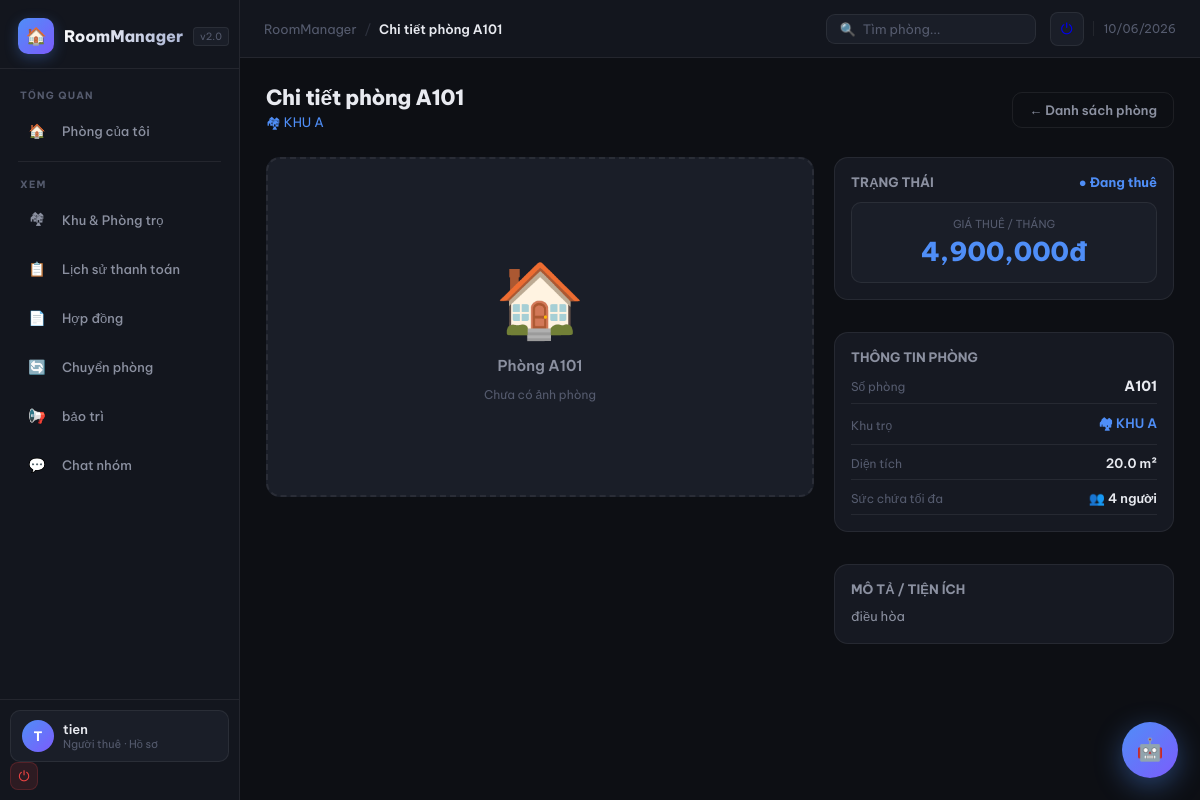
The app's page /index.php?controller=user&action=chiTietPhong&id=2 (signed in) with its own data.
### tables this page shows
CREATE TABLE `phong` (
  `id` int(11) NOT NULL,
  `khu_id` int(11) DEFAULT NULL,
  `so_phong` varchar(50) NOT NULL,
  `gia` decimal(12,2) NOT NULL,
  `dien_tich` decimal(6,2) DEFAULT 0.00,
  `so_nguoi` int(11) DEFAULT 4 COMMENT 'Sức chứa tối đa',
  `so_nguoi_hien_tai` int(11) DEFAULT 0,
  `mo_ta` text DEFAULT NULL,
  `anh_phong` varchar(255) DEFAULT '',
  `trang_thai` enum('trong','dang_thue','bao_tri') DEFAULT 'trong'
);

CREATE TABLE `khu_tro` (
  `id` int(11) NOT NULL,
  `ten_khu` varchar(100) NOT NULL,
  `ma_khu` varchar(10) NOT NULL,
  `dia_chi` text DEFAULT NULL,
  `mo_ta` text DEFAULT NULL,
  `quan_ly_id` int(11) DEFAULT NULL
);

### app/Controllers/UserController.php (called while the page is built, shortened)
<?php
class UserController {
    public function chiTietPhong() {
        $id = (int)($_GET['id'] ?? 0);
        $phongModel = new PhongModel();
        $phong = $phongModel->getById($id);
        $title = 'Chi tiết phòng ' . $phong['so_phong'];
        require 'app/Views/User/chi_tiet_phong.php';
    }
}

### index.php (called while the page is built, shortened)
<?php
require_once 'autoload.php';
$action     = $_GET['action']     ?? 'login';
$obj   = new $class();
$obj->$action();

### autoload.php (called while the page is built, shortened)
<?php
spl_autoload_register(function ($class) {
    $paths = [
        __DIR__ . '/app/Controllers/' . $class . '.php',
        __DIR__ . '/app/Models/'      . $class . '.php',
        __DIR__ . '/config/'          . $class . '.php',
    ];
    foreach ($paths as $path) {
        if (file_exists($path)) {
            return;
        }
    }
});

### config/database.php (called while the page is built, shortened)
<?php
class Database {
    private static $instance = null;
    public static function getInstance(): PDO {
        if (self::$instance === null) {
            try {
                self::$instance = new PDO(
                    "mysql:host=localhost;dbname=ql_phong_tro;charset=utf8mb4",
                    'root', '',
                    [PDO::ATTR_ERRMODE => PDO::ERRMODE_EXCEPTION,
                     PDO::ATTR_DEFAULT_FETCH_MODE => PDO::FETCH_ASSOC]
                );
            } catch (PDOException $e) {
                die("Lỗi kết nối CSDL: " . $e->getMessage());
            }
        }
        return self::$instance;
    }
}

### app/Models/PhongModel.php (called while the page is built, shortened)
<?php
class PhongModel {
    private PDO $db;
    public function __construct() { $this->db = Database::getInstance(); }
    public function getById(int $id): array|false {
        $s = $this->db->prepare(
            "SELECT p.*, k.ten_khu FROM phong p
             LEFT JOIN khu_tro k ON p.khu_id=k.id WHERE p.id=?"
        );
        $s->execute([$id]);
        return $s->fetch();
    }
}

### app/Views/User/chi_tiet_phong.php (the view, shortened to what this page needs)
<?php require_once 'app/Views/Layouts/header.php'; ?>
<?php
$anhList = [];
if (!empty($phong['anh_phong'])) {
    $anhList = normalize_room_images($phong['anh_phong']);
}
$trangThaiLabel = ['trong'=>'Còn trống','dang_thue'=>'Đang thuê','bao_tri'=>'Bảo trì'];
$trangThaiColor = ['trong'=>'var(--green)','dang_thue'=>'var(--accent)','bao_tri'=>'var(--amber,#f59e0b)'];
$tt = $phong['trang_thai'] ?? 'trong';
?>
<div class="page-header">
  <div class="page-title">
    <h1>Chi tiết phòng <?= htmlspecialchars($phong['so_phong']) ?></h1>
    <?php if(!empty($phong['ten_khu'])): ?>
    <p style="color:var(--accent);">🏘 <?= htmlspecialchars($phong['ten_khu']) ?></p>
    <?php endif; ?>
  </div>
  <a href="index.php?controller=user&action=phong" class="btn btn-outline">← Danh sách phòng</a>
</div>
<div style="display:grid;grid-template-columns:1fr 340px;gap:20px;align-items:start;">
  <div>
    <?php if(!empty($anhList)): ?>
    <div style="border-radius:14px;overflow:hidden;border:1px solid var(--border);background:var(--bg3);margin-bottom:12px;cursor:zoom-in;"
         onclick="openModal(0)">
      <img id="mainImg" src="<?= htmlspecialchars($anhList[0]) ?>"
           style="width:100%;height:340px;object-fit:cover;display:block;"
           onerror="this.src='';this.parentElement.style.display='none'"/>
    </div>
    <?php if(count($anhList) > 1): ?>
    <div style="display:flex;gap:8px;flex-wrap:wrap;">
      <?php foreach($anhList as $idx => $src): ?>
      <img src="<?= htmlspecialchars($src) ?>"
           id="thumb-<?= $idx ?>"
           onclick="switchImg(<?= $idx ?>, '<?= htmlspecialchars($src, ENT_QUOTES) ?>')"
           style="width:80px;height:60px;object-fit:cover;border-radius:8px;border:2px solid <?= $idx===0?'var(--accent)':'var(--border)' ?>;cursor:pointer;transition:border-color .2s;"
           onerror="this.style.display='none'"/>
      <?php endforeach; ?>
    </div>
    <?php endif; ?>
    <?php else: ?>
    <div style="height:340px;border-radius:14px;border:2px dashed var(--border);background:var(--bg3);display:flex;flex-direction:column;align-items:center;justify-content:center;color:var(--text3);gap:12px;">
      <span style="font-size:72px;">🏠</span>
      <span style="font-size:15px;font-weight:600;color:var(--text2);">Phòng <?= htmlspecialchars($phong['so_phong']) ?></span>
      <span style="font-size:12px;">Chưa có ảnh phòng</span>
    </div>
    <?php endif; ?>
  </div>
  <div style="display:flex;flex-direction:column;gap:14px;">
    <div class="card" style="padding:16px;">
      <div style="display:flex;align-items:center;justify-content:space-between;margin-bottom:12px;">
        <span style="font-size:13px;font-weight:700;color:var(--text2);">TRẠNG THÁI</span>
        <span style="font-size:13px;font-weight:700;color:<?= $trangThaiColor[$tt] ?? 'var(--text)' ?>;">
          ● <?= $trangThaiLabel[$tt] ?? $tt ?>
        </span>
      </div>
      <div style="text-align:center;padding:14px;background:var(--bg3);border-radius:10px;border:1px solid var(--border);">
        <div style="font-size:11px;color:var(--text3);margin-bottom:4px;">GIÁ THUÊ / THÁNG</div>
        <div style="font-size:26px;font-weight:800;color:var(--accent);">
          <?= number_format($phong['gia']) ?>đ
        </div>
      </div>
    </div>
    <div class="card" style="padding:16px;">
      <div style="font-size:13px;font-weight:700;color:var(--text2);margin-bottom:12px;">THÔNG TIN PHÒNG</div>
      <div style="display:flex;flex-direction:column;gap:10px;">
        <div style="display:flex;justify-content:space-between;align-items:center;padding-bottom:8px;border-bottom:1px solid var(--border);">
          <span style="font-size:12px;color:var(--text3);">Số phòng</span>
          <span style="font-size:14px;font-weight:700;color:var(--text);"><?= htmlspecialchars($phong['so_phong']) ?></span>
        </div>
        <?php if(!empty($phong['ten_khu'])): ?>
        <div style="display:flex;justify-content:space-between;align-items:center;padding-bottom:8px;border-bottom:1px solid var(--border);">
          <span style="font-size:12px;color:var(--text3);">Khu trọ</span>
          <span style="font-size:13px;font-weight:600;color:var(--accent);">🏘 <?= htmlspecialchars($phong['ten_khu']) ?></span>
        </div>
        <?php endif; ?>
        <div style="display:flex;justify-content:space-between;align-items:center;padding-bottom:8px;border-bottom:1px solid var(--border);">
          <span style="font-size:12px;color:var(--text3);">Diện tích</span>
          <span style="font-size:13px;font-weight:600;color:var(--text);"><?= $phong['dien_tich'] ? number_format($phong['dien_tich'],1).' m²' : '—' ?></span>
        </div>
        <div style="display:flex;justify-content:space-between;align-items:center;padding-bottom:8px;border-bottom:1px solid var(--border);">
          <span style="font-size:12px;color:var(--text3);">Sức chứa tối đa</span>
          <span style="font-size:13px;font-weight:600;color:var(--text);">👥 <?= $phong['so_nguoi'] ?? 1 ?> người</span>
        </div>
      </div>
    </div>
    <?php if(!empty($phong['mo_ta'])): ?>
    <div class="card" style="padding:16px;">
      <div style="font-size:13px;font-weight:700;color:var(--text2);margin-bottom:8px;">MÔ TẢ / TIỆN ÍCH</div>
      <div style="font-size:13px;color:var(--text2);line-height:1.7;white-space:pre-wrap;"><?= htmlspecialchars($phong['mo_ta']) ?></div>
    </div>
    <?php endif; ?>
  </div>
</div>
<?php require_once 'app/Views/Layouts/footer.php'; ?>

### app/Views/Layouts/header.php (shortened to what this page needs)
<!DOCTYPE html>
<html lang="vi">
<head>
</head>
<body>
<aside class="sidebar" id="sidebar">
  <?php
    $__role = $_SESSION['vai_tro'] ?? 'user';
  ?>
  <a class="sidebar-logo" href="<?= $__role === 'user' ? 'index.php?controller=user&action=index' : 'index.php?controller=dashboard&action=index' ?>">
    <div class="logo-box">🏠</div>
    <span class="logo-name">RoomManager</span>
    <span class="logo-ver">v2.0</span>
  </a>
  <nav class="sidebar-nav">
    <?php if ($__role === 'user'): ?>
    <div class="nav-lbl">Tổng quan</div>
    <a class="nav-item <?= (($_GET['controller']??'')==='user' && in_array($_GET['action']??'index', ['index','']))?'active':'' ?>"
       href="index.php?controller=user&action=index">
      <div class="nav-icon">🏠</div>Phòng của tôi
    </a>
    <div class="nav-divider"></div>
    <div class="nav-lbl">Xem</div>
    <a class="nav-item <?= (($_GET['controller']??'')==='user' && in_array($_GET['action']??'', ['khuPhong','phong']))?'active':'' ?>"
       href="index.php?controller=user&action=khuPhong">
      <div class="nav-icon">🏘</div>Khu & Phòng trọ
    </a>
    <a class="nav-item <?= (($_GET['controller']??'')==='hoadon' && ($_GET['action']??'')==='lichSu')?'active':'' ?>"
       href="index.php?controller=hoadon&action=lichSu">
      <div class="nav-icon">📋</div>Lịch sử thanh toán
    </a>
    <a class="nav-item <?= (($_GET['controller']??'')==='user' && ($_GET['action']??'')==='hopDong')?'active':'' ?>"
       href="index.php?controller=user&action=hopDong">
      <div class="nav-icon">📄</div>Hợp đồng
    </a>
    <a class="nav-item <?= (($_GET['controller']??'')==='chuyenphong')?'active':'' ?>"
       href="index.php?controller=chuyenphong&action=index">
      <div class="nav-icon">🔄</div>Chuyển phòng
    </a>
    <a class="nav-item <?= (($_GET['controller']??'')==='thongbao')?'active':'' ?>"
       href="index.php?controller=thongbao&action=index">
      <div class="nav-icon">📢</div>bảo trì
    </a>
    <a class="nav-item <?= (($_GET['controller']??'')==='chat')?'active':'' ?>"
       href="index.php?controller=chat&action=index">
      <div class="nav-icon">💬</div>Chat nhóm
    </a>
    <?php endif; ?>
  </nav>
  <div class="sidebar-user">
    <?php if($__role === 'user'): ?>
    <a class="user-card" href="index.php?controller=user&action=profile"
       style="<?= (($_GET['action']??'')==='profile') ? 'border-color:rgba(79,142,247,.4);background:rgba(79,142,247,.08);' : '' ?>">
      <div class="user-av"><?= strtoupper(substr($_SESSION['user']??'A',0,1)) ?></div>
      <div style="flex:1;min-width:0;">
        <div class="user-name"><?= htmlspecialchars($_SESSION['ho_ten'] ?? $_SESSION['user'] ?? 'Người dùng') ?></div>
        <?php $__roleLabel = ['quan_ly'=>'Quản trị viên','chu_tro'=>'Chủ trọ','user'=>'Người thuê']; ?>
        <div class="user-role"><?= $__roleLabel[$__role] ?? 'Người dùng' ?> · Hồ sơ</div>
      </div>
      <a href="index.php?controller=auth&action=logout"
         title="Đăng xuất"
         onclick="event.stopPropagation();"
         style="flex-shrink:0;width:28px;height:28px;border-radius:8px;display:flex;align-items:center;justify-content:center;background:rgba(239,68,68,.12);border:1px solid rgba(239,68,68,.2);color:#ef4444;font-size:14px;text-decoration:none;transition:.2s;"
         onmouseover="this.style.background='rgba(239,68,68,.25)'" onmouseout="this.style.background='rgba(239,68,68,.12)'">⏻</a>
    </a>
    <?php endif; ?>
  </div>
</aside>
<div class="main">
  <header class="topbar">
    <div class="topbar-left">
      <div class="breadcrumb">
        <span>RoomManager</span>
        <span style="opacity:.4;margin:0 2px;">/</span>
        <span class="breadcrumb-cur"><?= htmlspecialchars($title??'Dashboard') ?></span>
      </div>
    </div>
    <div class="tb-search" id="globalSearchBox">
      <span style="color:var(--text3);font-size:13px">🔍</span>
      <input type="text" id="globalSearchInput" autocomplete="off" placeholder="<?= $__role === 'user' ? 'Tìm phòng...' : 'Tìm người thuê, phòng, SĐT...' ?>"/>
    </div>
    <div class="topbar-right">
      <a class="icon-btn" href="index.php?controller=auth&action=logout" title="Đăng xuất">⏻</a>
      <span class="tb-date"><?= date('d/m/Y') ?></span>
    </div>
  </header>
  <div class="page-content">

### records on screen
phong: so_phong "Chi tiết phòng A101", so_phong "A101", khu.ten_khu "KHU A", trang_thai "Đang thuê", gia "4,900,000", dien_tich "20.0", so_nguoi "4", mo_ta "điều hòa"

### other values on screen
substr($_SESSION['user']??'A',0,1) "T"
$_SESSION['ho_ten'] "tien"
$__roleLabel[$__role] "Người thuê"
